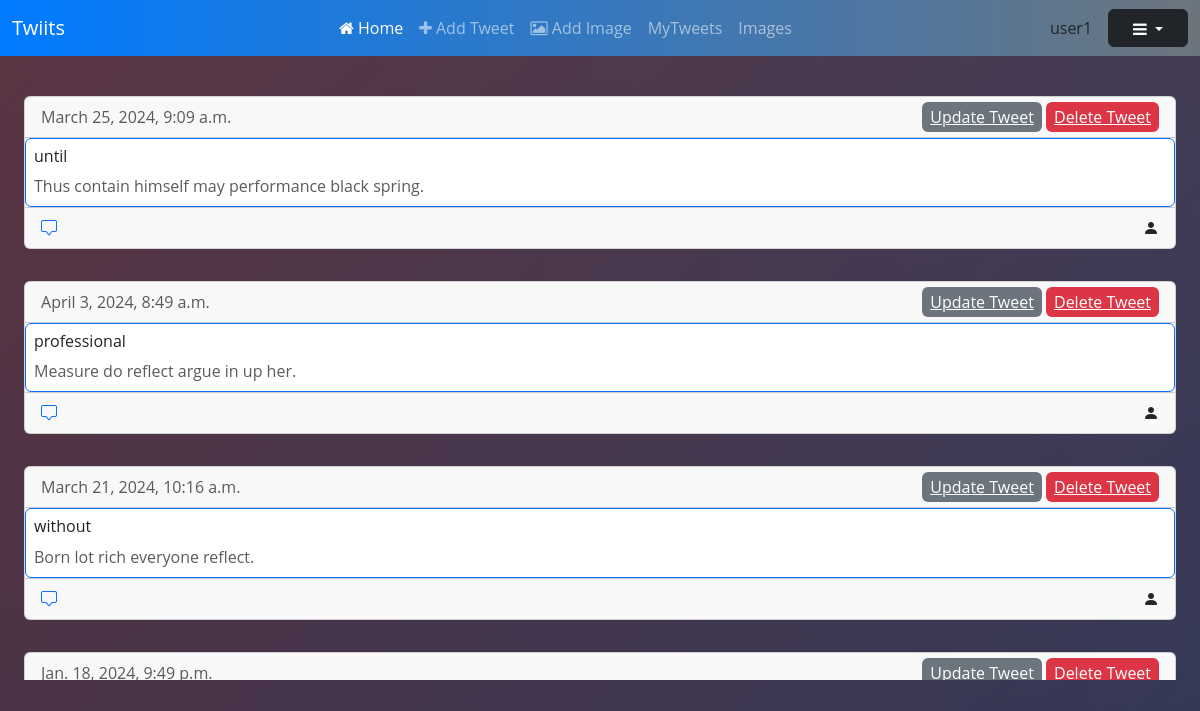
The app's page /user/sakura/tweets/ (signed in) with its own data.
### myapp/models.py (models this page shows, shortened)
class Tweets(models.Model):
    user = models.ForeignKey(User,on_delete=models.CASCADE)
    topic = models.CharField(max_length=50,null=False,blank=False)
    tweet = models.CharField(max_length=250,null=False,blank=False)
    pub_date = models.DateTimeField()

### myapp/views.py (the view)
# urls.py: path("user/<username>/tweets/", show_my_tweets, name="all_tweets"),
@login_required(login_url="login/")
def show_my_tweets(request,username):
    queryset = Tweets.objects.filter(user__username = username)
    context = {"user_tweets":queryset,"page":"my-tweets"}
    return render(request,"all_tweets.html",context=context)

### myapp/templates/all_tweets.html (shortened to what this page needs)
{% extends "base.html" %}
{% block body %}
<div class="container-fluid p-4">
  <div class="row">
    <div class="col-lg-12" style="max-height: 600px; overflow-y: auto; scrollbar-width: none; -ms-overflow-style: none;">
      {% if user_tweets %}
        {% for element in user_tweets %}
          {% include "includes/tweet.html" with element=element %}
        {% endfor %}
      {% endif %}
    </div>
  </div>
</div>
{% endblock body %}

### myapp/templates/includes/navbar.html (shortened to what this page needs)
<nav class="navbar navbar-expand-lg navbar-dark bg-dark">
  <div class="container-fluid">
    <a class="navbar-brand" href="/">Twiits</a>
    <div class="collapse navbar-collapse" id="navbarNav">
      <ul class="navbar-nav mx-auto">
        <li class="nav-item">
          <a class="nav-link active" aria-current="page" href="{% url 'myapp:index_page' %}"><i class="fa fa-home"></i> Home</a>
        </li>
        <li class="nav-item">
          <a class="nav-link" href="{% url 'myapp:add_tweet_page' %}"><i class="fa fa-plus"></i> Add Tweet</a>
        </li>
        <li class="nav-item">
          <a class="nav-link" href="{% url 'propic:getimage' %}"><i class="fa fa-image"></i> Add Image</a>
        </li>
        <li class="nav-item">
          <a class="nav-link" href="{% url 'myapp:all_tweets' request.user.username %}"></i>MyTweets</a>
        </li>
        <li class="nav-item">
          <a class="nav-link" href="{% url 'propic:allpics' %}"></i>Images</a>
        </li>
      </ul>
    </div>
    <div class="text-center me-3">
      <a class="nav-link font-weight-bold" href="#">{{request.user.username}}</a>
    </div>
    <div class="dropdown">
      <button class="btn btn-dark dropdown-toggle" type="button" id="dropdownMenuButton" aria-expanded="false">
        <i class="fa fa-bars"></i>
      </button>
    </div>
  </div>
</nav>

### myapp/templates/includes/tweet.html
<div class="row">
            <div class="col-lg-12 ">
              <div class="card my-3">
                <div class="card-header d-flex justify-content-between align-items-center">
                  <span class="font-light text-muted">{{element.pub_date}}</span>
                  <div>
                    {% if page == "my-tweets" %}
                    <a class="px-2 py-1 bg-secondary text-white font-weight-bold rounded hover:bg-gray-500 mr-2" href="{% url 'myapp:update_tweet' element.id %}">Update Tweet</a>
                    <a class="px-2 py-1 bg-danger text-white font-weight-bold rounded hover:bg-red-600" href="{% url 'myapp:delete_tweet' element.id %}">Delete Tweet</a>
                    {% elif page == "home" %}
                    <a class="no-decoration px-2 py-1 bg-secondary text-white font-weight-bold rounded hover:bg-gray-500 mr-2 " href="{% url 'myapp:update_tweet' element.id %}">{{element.user.username}}</a>
                    {% endif %}
                  </div>
                </div>
                <div class="card-body border border-primary rounded p-2">
                  <h2 class="card-title h6 text-dark">{{element.topic}}</h2>
                  <p class="card-text text-muted mb-0">{{element.tweet}}</p>
                </div>
                <div class="card-footer d-flex justify-content-between align-items-center">
                  <a class="text-primary" href="#" ><i class="bi bi-chat-square"></i></a>
                  <div>
                  {% if page == "profile" %}
                  <a class="text-dark font-weight-bold" href="/"><i class="bi bi-house-door"></i></a>
                  {% else %}
                  <a class="text-dark font-weight-bold" style="text-decoration:underline" href="{% url 'myapp:show_profile' element.user.username %}"><i class="bi bi-person-fill"></i></a>
                  {% endif %}
                  </div>
                </div>
              </div>
            </div>
          </div>

### records on screen
Tweets: pub_date "March 25, 2024, 9:09 a.m.", topic "until", tweet "Thus contain himself may performance black spring."
Tweets: pub_date "April 3, 2024, 8:49 a.m.", topic "professional", tweet "Measure do reflect argue in up her."
Tweets: pub_date "March 21, 2024, 10:16 a.m.", topic "without", tweet "Born lot rich everyone reflect."
Tweets: pub_date "Jan. 18, 2024, 9:49 p.m."

### other values on screen
{{ request.user.username }} "user1"
